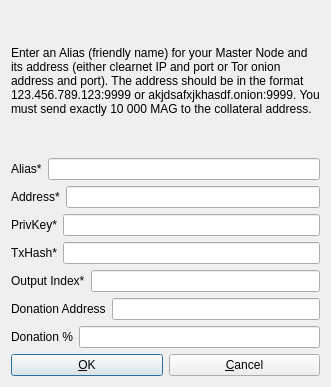
<?xml version="1.0" encoding="UTF-8"?>
<ui version="4.0">
 <class>AddEditAdrenalineNode</class>
 <widget class="QDialog" name="AddEditAdrenalineNode">
  <property name="geometry">
   <rect>
    <x>0</x>
    <y>0</y>
    <width>331</width>
    <height>387</height>
   </rect>
  </property>
  <property name="windowTitle">
   <string>Add/Edit Magnet Node</string>
  </property>
  <property name="modal">
   <bool>true</bool>
  </property>
  <layout class="QVBoxLayout" name="verticalLayout">
   <item>
    <widget class="QLabel" name="label_9">
     <property name="sizePolicy">
      <sizepolicy hsizetype="Preferred" vsizetype="Expanding">
       <horstretch>0</horstretch>
       <verstretch>0</verstretch>
      </sizepolicy>
     </property>
     <property name="text">
      <string>&lt;html&gt;&lt;head/&gt;&lt;body&gt;&lt;p&gt;Enter an Alias (friendly name) for your Master Node and its address (either clearnet IP and port or Tor onion address and port). The address should be in the format 123.456.789.123:9999 or akjdsafxjkhasdf.onion:9999. You must send exactly 10 000 MAG to the collateral address.&lt;/p&gt;&lt;/body&gt;&lt;/html&gt;</string>
     </property>
     <property name="wordWrap">
      <bool>true</bool>
     </property>
    </widget>
   </item>
   <item>
    <layout class="QHBoxLayout" name="horizontalLayout_4">
     <property name="bottomMargin">
      <number>0</number>
     </property>
     <item>
      <widget class="QLabel" name="label_4">
       <property name="text">
        <string>Alias*</string>
       </property>
      </widget>
     </item>
     <item>
      <widget class="QLineEdit" name="aliasLineEdit"/>
     </item>
    </layout>
   </item>
   <item>
    <layout class="QHBoxLayout" name="horizontalLayout_5">
     <property name="bottomMargin">
      <number>0</number>
     </property>
     <item>
      <widget class="QLabel" name="label_6">
       <property name="text">
        <string>Address*</string>
       </property>
      </widget>
     </item>
     <item>
      <widget class="QLineEdit" name="addressLineEdit"/>
     </item>
    </layout>
   </item>
   <item>
    <layout class="QHBoxLayout" name="horizontalLayout_3">
     <property name="bottomMargin">
      <number>0</number>
     </property>
     <item>
      <widget class="QLabel" name="label_5">
       <property name="text">
        <string>PrivKey*</string>
       </property>
      </widget>
     </item>
     <item>
      <widget class="QLineEdit" name="privkeyLineEdit"/>
     </item>
    </layout>
   </item>
   <item>
    <layout class="QHBoxLayout" name="horizontalLayout_2">
     <property name="bottomMargin">
      <number>0</number>
     </property>
     <item>
      <widget class="QLabel" name="label_2">
       <property name="text">
        <string>TxHash*</string>
       </property>
      </widget>
     </item>
     <item>
      <widget class="QLineEdit" name="txhashLineEdit"/>
     </item>
    </layout>
   </item>
   <item>
    <layout class="QHBoxLayout" name="horizontalLayout_8">
     <property name="bottomMargin">
      <number>0</number>
     </property>
     <item>
      <widget class="QLabel" name="label_8">
       <property name="text">
        <string>Output Index*</string>
       </property>
      </widget>
     </item>
     <item>
      <widget class="QLineEdit" name="outputindexLineEdit"/>
     </item>
    </layout>
   </item>
   <item>
    <layout class="QHBoxLayout" name="horizontalLayout_6">
     <property name="bottomMargin">
      <number>0</number>
     </property>
     <item>
      <widget class="QLabel" name="label_3">
       <property name="text">
        <string>Donation Address</string>
       </property>
      </widget>
     </item> 
     <item>
      <widget class="QLineEdit" name="donationaddressLineEdit"/>
     </item>
    </layout>
   </item>
   <item>
    <layout class="QHBoxLayout" name="horizontalLayout_7">
     <property name="bottomMargin">
      <number>0</number>
     </property>
     <item>
      <widget class="QLabel" name="label_7">
       <property name="text">
        <string>Donation %</string>
       </property>
      </widget>
     </item>
     <item>
      <widget class="QLineEdit" name="donationpercentageLineEdit"/>
     </item>
    </layout>
   </item>
   <item>
    <layout class="QHBoxLayout" name="horizontalLayout_Buttons">
     <item>
      <widget class="QPushButton" name="okButton">
       <property name="text">
        <string>&amp;OK</string>
       </property>
      </widget>
     </item>
     <item>
      <widget class="QPushButton" name="cancelButton">
       <property name="text">
        <string>&amp;Cancel</string>
       </property>
       <property name="autoDefault">
        <bool>false</bool>
       </property>
      </widget>
     </item>
    </layout>
   </item>
  </layout>
 </widget>
 <resources/>
 <connections/>
</ui>
